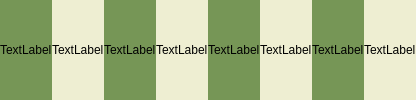
            <widget class="QWidget" name="widget_43" native="true">
             <layout class="QHBoxLayout" name="horizontalLayout_3">
              <property name="spacing">
               <number>0</number>
              </property>
              <property name="leftMargin">
               <number>0</number>
              </property>
              <property name="topMargin">
               <number>0</number>
              </property>
              <property name="rightMargin">
               <number>0</number>
              </property>
              <property name="bottomMargin">
               <number>0</number>
              </property>
              <item>
               <widget class="QWidget" name="row5col0" native="true">
                <property name="styleSheet">
                 <string notr="true">background-color: rgb(118, 150, 86);</string>
                </property>
                <layout class="QVBoxLayout" name="verticalLayout_44">
                 <property name="spacing">
                  <number>0</number>
                 </property>
                 <property name="leftMargin">
                  <number>0</number>
                 </property>
                 <property name="topMargin">
                  <number>0</number>
                 </property>
                 <property name="rightMargin">
                  <number>0</number>
                 </property>
                 <property name="bottomMargin">
                  <number>0</number>
                 </property>
                 <item>
                  <widget class="ClickableLabel" name="row5col0label">
                   <property name="text">
                    <string>TextLabel</string>
                   </property>
                  </widget>
                 </item>
                </layout>
               </widget>
              </item>
              <item>
               <widget class="QWidget" name="row5col1" native="true">
                <property name="styleSheet">
                 <string notr="true">background-color: rgb(238, 238, 210);</string>
                </property>
                <layout class="QVBoxLayout" name="verticalLayout_45">
                 <property name="spacing">
                  <number>0</number>
                 </property>
                 <property name="leftMargin">
                  <number>0</number>
                 </property>
                 <property name="topMargin">
                  <number>0</number>
                 </property>
                 <property name="rightMargin">
                  <number>0</number>
                 </property>
                 <property name="bottomMargin">
                  <number>0</number>
                 </property>
                 <item>
                  <widget class="ClickableLabel" name="row5col1label">
                   <property name="text">
                    <string>TextLabel</string>
                   </property>
                  </widget>
                 </item>
                </layout>
               </widget>
              </item>
              <item>
               <widget class="QWidget" name="row5col2" native="true">
                <property name="styleSheet">
                 <string notr="true">background-color: rgb(118, 150, 86);</string>
                </property>
                <layout class="QVBoxLayout" name="verticalLayout_46">
                 <property name="spacing">
                  <number>0</number>
                 </property>
                 <property name="leftMargin">
                  <number>0</number>
                 </property>
                 <property name="topMargin">
                  <number>0</number>
                 </property>
                 <property name="rightMargin">
                  <number>0</number>
                 </property>
                 <property name="bottomMargin">
                  <number>0</number>
                 </property>
                 <item>
                  <widget class="ClickableLabel" name="row5col2label">
                   <property name="text">
                    <string>TextLabel</string>
                   </property>
                  </widget>
                 </item>
                </layout>
               </widget>
              </item>
              <item>
               <widget class="QWidget" name="row5col3" native="true">
                <property name="styleSheet">
                 <string notr="true">background-color: rgb(238, 238, 210);</string>
                </property>
                <layout class="QVBoxLayout" name="verticalLayout_47">
                 <property name="spacing">
                  <number>0</number>
                 </property>
                 <property name="leftMargin">
                  <number>0</number>
                 </property>
                 <property name="topMargin">
                  <number>0</number>
                 </property>
                 <property name="rightMargin">
                  <number>0</number>
                 </property>
                 <property name="bottomMargin">
                  <number>0</number>
                 </property>
                 <item>
                  <widget class="ClickableLabel" name="row5col3label">
                   <property name="text">
                    <string>TextLabel</string>
                   </property>
                  </widget>
                 </item>
                </layout>
               </widget>
              </item>
              <item>
               <widget class="QWidget" name="row5col4" native="true">
                <property name="styleSheet">
                 <string notr="true">background-color: rgb(118, 150, 86);</string>
                </property>
                <layout class="QVBoxLayout" name="verticalLayout_48">
                 <property name="spacing">
                  <number>0</number>
                 </property>
                 <property name="leftMargin">
                  <number>0</number>
                 </property>
                 <property name="topMargin">
                  <number>0</number>
                 </property>
                 <property name="rightMargin">
                  <number>0</number>
                 </property>
                 <property name="bottomMargin">
                  <number>0</number>
                 </property>
                 <item>
                  <widget class="ClickableLabel" name="row5col4label">
                   <property name="text">
                    <string>TextLabel</string>
                   </property>
                  </widget>
                 </item>
                </layout>
               </widget>
              </item>
              <item>
               <widget class="QWidget" name="row5col5" native="true">
                <property name="styleSheet">
                 <string notr="true">background-color: rgb(238, 238, 210);</string>
                </property>
                <layout class="QVBoxLayout" name="verticalLayout_49">
                 <property name="spacing">
                  <number>0</number>
                 </property>
                 <property name="leftMargin">
                  <number>0</number>
                 </property>
                 <property name="topMargin">
                  <number>0</number>
                 </property>
                 <property name="rightMargin">
                  <number>0</number>
                 </property>
                 <property name="bottomMargin">
                  <number>0</number>
                 </property>
                 <item>
                  <widget class="ClickableLabel" name="row5col5label">
                   <property name="text">
                    <string>TextLabel</string>
                   </property>
                  </widget>
                 </item>
                </layout>
               </widget>
              </item>
              <item>
               <widget class="QWidget" name="row5col6" native="true">
                <property name="styleSheet">
                 <string notr="true">background-color: rgb(118, 150, 86);</string>
                </property>
                <layout class="QVBoxLayout" name="verticalLayout_50">
                 <property name="spacing">
                  <number>0</number>
                 </property>
                 <property name="leftMargin">
                  <number>0</number>
                 </property>
                 <property name="topMargin">
                  <number>0</number>
                 </property>
                 <property name="rightMargin">
                  <number>0</number>
                 </property>
                 <property name="bottomMargin">
                  <number>0</number>
                 </property>
                 <item>
                  <widget class="ClickableLabel" name="row5col6label">
                   <property name="text">
                    <string>TextLabel</string>
                   </property>
                  </widget>
                 </item>
                </layout>
               </widget>
              </item>
              <item>
               <widget class="QWidget" name="row5col7" native="true">
                <property name="styleSheet">
                 <string notr="true">background-color: rgb(238, 238, 210);</string>
                </property>
                <layout class="QVBoxLayout" name="verticalLayout_51">
                 <property name="spacing">
                  <number>0</number>
                 </property>
                 <property name="leftMargin">
                  <number>0</number>
                 </property>
                 <property name="topMargin">
                  <number>0</number>
                 </property>
                 <property name="rightMargin">
                  <number>0</number>
                 </property>
                 <property name="bottomMargin">
                  <number>0</number>
                 </property>
                 <item>
                  <widget class="ClickableLabel" name="row5col7label">
                   <property name="text">
                    <string>TextLabel</string>
                   </property>
                  </widget>
                 </item>
                </layout>
               </widget>
              </item>
             </layout>
            </widget>
